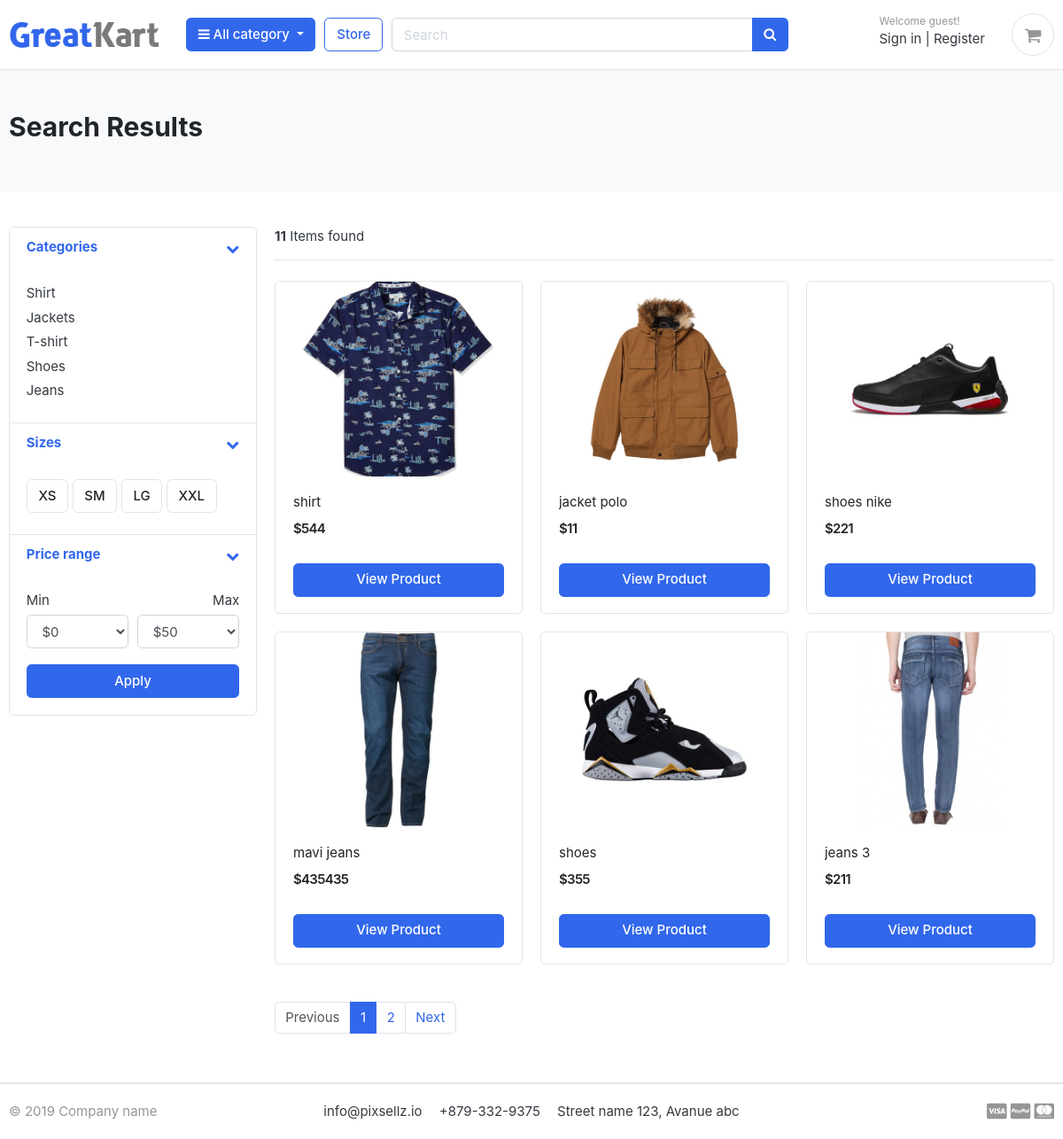
/store/, run on the app's committed database.
### category/models.py (models this page shows, shortened)
class Category(models.Model):
    category_name = models.CharField(max_length=50, unique=True)
    slug = models.SlugField(max_length=50, unique=True)
    description = models.TextField(max_length=255, blank=True)
    cat_image = models.ImageField(upload_to='photos/categories', blank=True)
    class Meta:
        verbose_name = 'category'
        verbose_name_plural = 'categories'
    def get_url(self):
        return reverse('products_by_category', args=[self.slug])

### store/models.py (models this page shows, shortened)
class Products(models.Model):
    product_name = models.CharField(max_length=200, unique=True)
    slug = models.SlugField(max_length=200, unique=True)
    category = models.ForeignKey(Category, on_delete=models.CASCADE)
    description = models.TextField(blank=True)
    price = models.IntegerField()
    image = models.ImageField(upload_to='product/images/',null=True)
    is_available = models.BooleanField(default=True)
    stock = models.IntegerField()
    created_date = models.DateTimeField(auto_now_add=True)
    modified_date = models.DateTimeField(auto_now_add=True)
    def get_url(self):
        return reverse('product_detail', args=[self.category.slug, self.slug])

### store/views.py (the view)
# urls.py: path('store/', include('store.urls')),
def store(request, category_slug=None):
    categories = None
    products = None
    if category_slug != None:
        categories = get_object_or_404(Category, slug=category_slug)
        products = Products.objects.filter(category=categories, is_available=True).order_by('-created_date')
        paginator = Paginator(products, 2)
        page = request.GET.get('page')
        paged_product = paginator.get_page(page)
        product_count = products.count()
    else:
        products = Products.objects.filter(is_available=True).order_by('-created_date')
        paginator = Paginator(products, 6)
        page = request.GET.get('page')
        paged_product = paginator.get_page(page)
        product_count = products.count()
    context = {
        'products': paged_product,
        'product_count': product_count,
    }
    return render(request, 'store/store.html', context=context)

### category/context_processers.py (called while the page is built)
def menu_links(request):
    links = Category.objects.all()
    return dict(links=links)

### templates/store/store.html (shortened to what this page needs)
{% extends 'base.html' %}
{% load static %}
{% block content %}
<section class="section-pagetop bg">
    <div class="container">
    {% if 's' in request.path %}
		<h2 class="title-page">Search Results</h2>
	{% else %}
		<h2 class="title-page">Our Store</h2>
	{% endif %}
    </div>
    </section>
    <section class="section-content padding-y">
    <div class="container">
    <div class="row">
        <aside class="col-md-3">
    <div class="card">
        <article class="filter-group">
            <header class="card-header">
                <a href="#" data-toggle="collapse" data-target="#collapse_1" aria-expanded="true">
                    <i class="icon-control fa fa-chevron-down"></i>
                    <h6 class="title">Categories</h6>
                </a>
            </header>
            <div class="filter-content collapse show" id="collapse_1">
                <div class="card-body">
                    <ul class="list-menu">
                    {% for category in links %}
                    <li><a href="{{ category.get_url }}">{{ category.category_name }}  </a></li>
                    {% endfor %}
                    </ul>
                </div>
            </div>
        </article>
        <article class="filter-group">
            <header class="card-header">
                <a href="#" data-toggle="collapse" data-target="#collapse_4" aria-expanded="true">
                    <i class="icon-control fa fa-chevron-down"></i>
                    <h6 class="title">Sizes </h6>
                </a>
            </header>
            <div class="filter-content collapse show" id="collapse_4">
                <div class="card-body">
                  <label class="checkbox-btn">
                    <span class="btn btn-light"> XS </span>
                  </label>
                  <label class="checkbox-btn">
                    <span class="btn btn-light"> SM </span>
                  </label>
                  <label class="checkbox-btn">
                    <span class="btn btn-light"> LG </span>
                  </label>
                  <label class="checkbox-btn">
                    <span class="btn btn-light"> XXL </span>
                  </label>
            </div>
            </div>
        </article>
        <article class="filter-group">
            <header class="card-header">
                <a href="#" data-toggle="collapse" data-target="#collapse_3" aria-expanded="true">
                    <i class="icon-control fa fa-chevron-down"></i>
                    <h6 class="title">Price range </h6>
                </a>
            </header>
            <div class="filter-content collapse show" id="collapse_3">
                <div class="card-body">
                    <div class="form-row">
                    <div class="form-group col-md-6">
                      <label>Min</label>
                          <select class="mr-2 form-control">
                            <option value="0">$0</option>
                        </select>
                    </div>
                    <div class="form-group text-right col-md-6">
                      <label>Max</label>
                          <select class="mr-2 form-control">
                            <option value="50">$50</option>
                        </select>
                    </div>
                    </div>
                    <button class="btn btn-block btn-primary">Apply</button>
                </div>
            </div>
        </article>
    </div>
        </aside>
        <main class="col-md-9">
    <header class="border-bottom mb-4 pb-3">
            <div class="form-inline">
                <span class="mr-md-auto"><b>{{ product_count }}</b> Items found </span>
            </div>
    </header>
    {% if products.count == 0 %}
    <h2>No Products Found.</h2>
    {% else %}
    <div class="row">
        {% for product in products %}
        <div class="col-md-4">
            <figure class="card card-product-grid">
                <div class="img-wrap">
                    <a href="{{ product.get_url }}">
                    <img src="{{ product.image.url }}">
                    </a>
                </div>
                <figcaption class="info-wrap">
                    <div class="fix-height">
                        <a href="{{ product.get_url }}" class="title">{{ product.product_name }}</a>
                        <div class="price-wrap mt-2">
                            <span class="price">${{ product.price }}</span>
                        </div>
                    </div>
                    <a href="{{ product.get_url }}" class="btn btn-block btn-primary">View Product</a>
                </figcaption>
            </figure>
        </div>
        {% endfor %}
    </div>
    {% endif %}
    <nav class="mt-4" aria-label="Page navigation sample">
        {% if products.has_other_pages %}
          <ul class="pagination">
                {% if products.has_previous %}
            <li class="page-item"><a class="page-link"
                href="?page={{products.previous_page_number}}">Previous</a></li>
                {% else %}
                <li class="page-item disabled"><a class="page-link" href="#">Previous</a></li>
                {% endif %}
                {% for i in products.paginator.page_range %}
                    {% if products.number == i %}
                    <li class="page-item active"><a class="page-link" href="#">{{i}}</a></li>
                    {% else %}
                        <li class="page-item"><a class="page-link" href="?page={{i}}">{{i}}</a></li>
                    {% endif %}
            {% endfor %}
                {% if products.has_next %}
                <li class="page-item"><a class="page-link" href="?page={{products.next_page_number}}">Next</a></li>
                {% else %}
                    <li class="page-item disabled"><a class="page-link" href="#">Next</a></li>
                {% endif %}
          </ul>
        {% endif %}
    </nav>
        </main>
    </div>
    </div>
    </section>
{% endblock content %}

### static/css/ui.css (style rules this page uses)
html { font-family: "Inter", sans-serif; font-size: 15px; }
.img-wrap { text-align: center; display: block; }
.img-wrap img { max-width: 100%; }
.price-wrap { letter-spacing: -0.7px; }
.padding-y { padding-top: 40px; padding-bottom: 40px; }
figure { margin-bottom: 0; }
article:after, .form-group:after { display: block; clear: both; content: ""; }
.bg { background-color: #f8f9fa; }
.title-page { color: #212529; }
.btn-light { background-color: #fff; border-color: #e4e4e4; }
[class*=list-] li:after { visibility: hidden; display: block; content: ""; overflow: hidden; height: 0; clear: both; }
.list-menu { list-style: none; margin: 0; padding-left: 0; }
.list-menu li { margin-bottom: 5px; }
.list-menu a { color: #343a40; }
[class*=card-product] a.title { color: #212529; display: block; }
[class*=card-product] .img-wrap { overflow: hidden; position: relative; }
[class*=card-product] .img-wrap img { height: 100%; max-width: 100%; width: auto; display: inline-block; -o-object-fit: cover; object-fit: cover; }
.card-product-grid { margin-bottom: 20px; }
.card-product-grid .img-wrap { border-radius: 0.2rem 0.2rem 0 0; height: 220px; }
.card-product-grid .info-wrap { overflow: hidden; padding: 18px 20px; }
.card-product-grid .fix-height { height: 80px; overflow: hidden; }
.card .img-wrap { overflow: hidden; }
.price { font-weight: 600; color: #212529; }
.icon-control { margin-top: 5px; float: right; font-size: 80%; }
.card-header .title { margin-bottom: 0; line-height: 1.5; }
.filter-group { border-bottom: 1px solid #e4e4e4; }
.filter-group .card-header { border-bottom: 0; }
.filter-group:last-child { border-bottom: 0; }
.checkbox-btn { position: relative; }
.section-pagetop { padding: 45px 0; }

### data on the page
Category: category_name "Shirt"
Category: category_name "Jackets"
Category: category_name "T-shirt"
Category: category_name "Shoes"
Category: category_name "Jeans"
Products: image (picture), product_name "shirt", price "544"
Products: image (picture), product_name "jacket polo", price "11"
Products: image (picture), product_name "shoes nike", price "221"
Products: image (picture), product_name "mavi jeans", price "435435"
Products: image (picture), product_name "shoes", price "355"
Products: image (picture), product_name "jeans 3", price "211"

### other printed values
{{ product_count }} "11"
{{ i }} "1"
{{ i }} "2"
